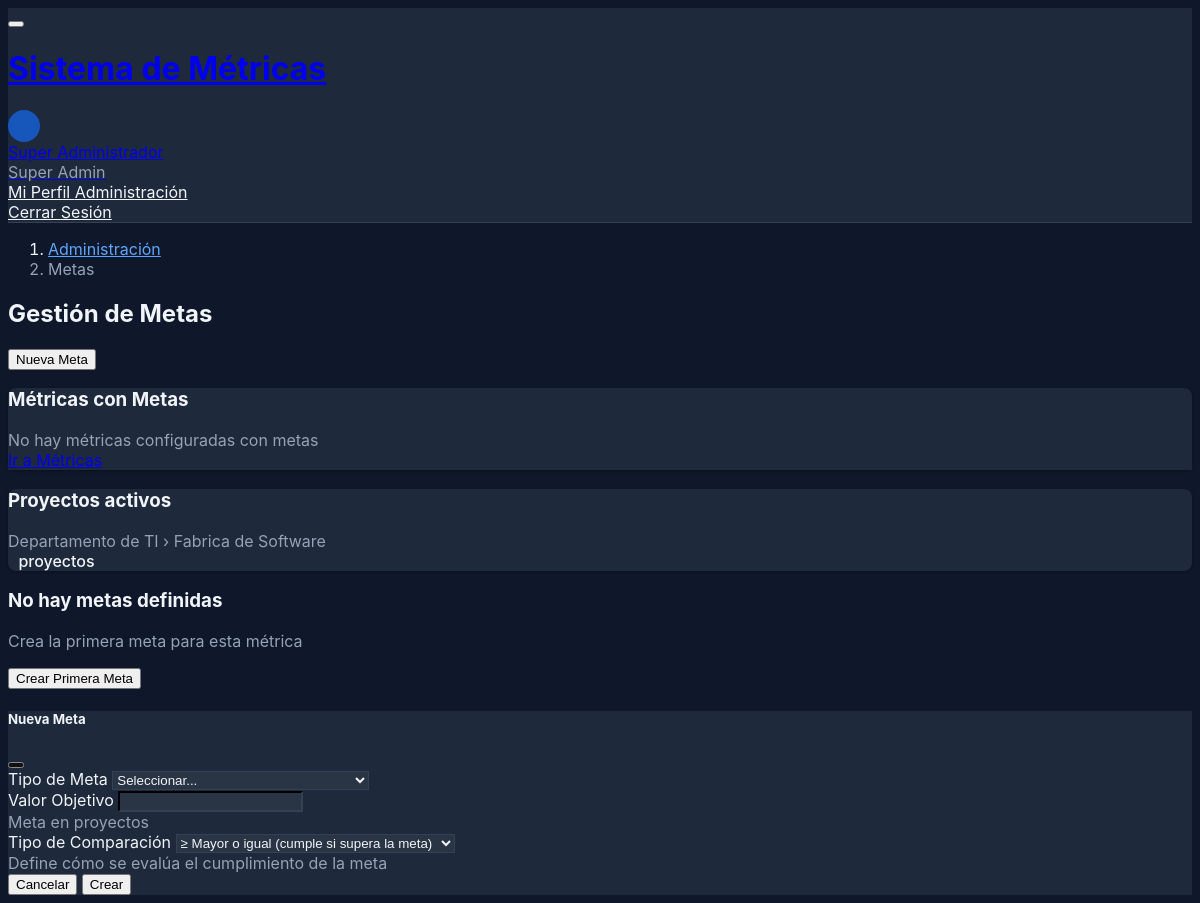
Page /admin/metas.php?metrica=1 (signed in) on the committed database.
### tables this page shows
CREATE TABLE `metricas` (
  `id` int NOT NULL AUTO_INCREMENT,
  `area_id` int NOT NULL,
  `nombre` varchar(100) NOT NULL,
  `slug` varchar(100) NOT NULL,
  `descripcion` text,
  `tiene_meta` tinyint(1) DEFAULT '0',
  `unidad` varchar(50) DEFAULT NULL,
  `tipo_valor` enum('numero','porcentaje','tiempo','decimal') DEFAULT 'numero',
  `icono` varchar(50) DEFAULT 'chart-line',
  `es_calculada` tinyint(1) DEFAULT '0',
  `orden` int DEFAULT '0',
  `activo` tinyint(1) DEFAULT '1',
  `created_at` timestamp NOT NULL DEFAULT CURRENT_TIMESTAMP,
  `updated_at` timestamp NOT NULL DEFAULT CURRENT_TIMESTAMP ON UPDATE CURRENT_TIMESTAMP,
  PRIMARY KEY (`id`),
  UNIQUE KEY `uk_area_slug` (`area_id`,`slug`),
  KEY `idx_area` (`area_id`),
  KEY `idx_activo` (`activo`),
  KEY `idx_es_calculada` (`es_calculada`),
  CONSTRAINT `metricas_ibfk_1` FOREIGN KEY (`area_id`) REFERENCES `areas` (`id`) ON DELETE CASCADE
);

CREATE TABLE `departamentos` (
  `id` int NOT NULL AUTO_INCREMENT,
  `nombre` varchar(100) NOT NULL,
  `descripcion` text,
  `tipo` enum('agencia','corporativo','global') DEFAULT 'corporativo',
  `color` varchar(7) DEFAULT '#3b82f6',
  `icono` varchar(50) DEFAULT 'building',
  `activo` tinyint(1) DEFAULT '1',
  `orden` int DEFAULT '0',
  `created_at` timestamp NOT NULL DEFAULT CURRENT_TIMESTAMP,
  `updated_at` timestamp NOT NULL DEFAULT CURRENT_TIMESTAMP ON UPDATE CURRENT_TIMESTAMP,
  PRIMARY KEY (`id`),
  KEY `idx_activo` (`activo`),
  KEY `idx_orden` (`orden`),
  KEY `idx_tipo` (`tipo`)
);

CREATE TABLE `areas` (
  `id` int NOT NULL AUTO_INCREMENT,
  `departamento_id` int NOT NULL,
  `nombre` varchar(100) NOT NULL,
  `slug` varchar(100) NOT NULL,
  `descripcion` text,
  `color` varchar(7) DEFAULT '#3b82f6',
  `icono` varchar(50) DEFAULT 'chart-bar',
  `activo` tinyint(1) DEFAULT '1',
  `orden` int DEFAULT '0',
  `created_at` timestamp NOT NULL DEFAULT CURRENT_TIMESTAMP,
  `updated_at` timestamp NOT NULL DEFAULT CURRENT_TIMESTAMP ON UPDATE CURRENT_TIMESTAMP,
  PRIMARY KEY (`id`),
  UNIQUE KEY `slug` (`slug`),
  KEY `idx_departamento` (`departamento_id`),
  KEY `idx_activo` (`activo`),
  KEY `idx_slug` (`slug`),
  CONSTRAINT `areas_ibfk_1` FOREIGN KEY (`departamento_id`) REFERENCES `departamentos` (`id`)
);

### includes/functions.php (called while the page is built, shortened)
<?php
if (!function_exists('e')) {
    function e($string) {
        return htmlspecialchars($string, ENT_QUOTES, 'UTF-8');
    }
}
if (!function_exists('baseUrl')) {
    function baseUrl($path = '') {
        return BASE_URL . $path;
    }
}
?>

### src/Models/Model.php (called while the page is built, shortened)
<?php
class Model {
    public function __construct() {
        $this->db = $this->getConnection();
    }
    private function getConnection() {
        static $db = null;
        if ($db === null) {
            $dsn = "mysql:host=" . DB_HOST . ";dbname=" . DB_NAME . ";charset=" . DB_CHARSET;
            $options = [
                PDO::ATTR_ERRMODE => PDO::ERRMODE_EXCEPTION,
                PDO::ATTR_DEFAULT_FETCH_MODE => PDO::FETCH_ASSOC,
                PDO::ATTR_EMULATE_PREPARES => false
            ];
            try {
                $db = new PDO($dsn, DB_USER, DB_PASS, $options);
            } catch (PDOException $e) {
                die('Error de conexión a la base de datos: ' . $e->getMessage());
            }
        }
        return $db;
    }
}

### src/Models/Metrica.php (called while the page is built, shortened)
<?php
class Metrica extends Model {
    protected $table = 'metricas';
    public function findWithRelations($id) {
        $stmt = $this->db->prepare("
            SELECT m.*,
                   a.nombre as area_nombre,
                   a.departamento_id,
                   d.nombre as departamento_nombre
            FROM {$this->table} m
            JOIN areas a ON m.area_id = a.id
            JOIN departamentos d ON a.departamento_id = d.id
            WHERE m.id = ?
        ");
        $stmt->execute([$id]);
        return $stmt->fetch();
    }
}

### public/admin/metas.php (the view, shortened to what this page needs)
<?php
$user = getCurrentUser();
$metaModel = new Meta();
$metricaModel = new Metrica();
$metrica_seleccionada_id = $_GET['metrica'] ?? null;
if ($user['rol'] === 'super_admin') {
    $metricas_con_metas = $metricaModel->query("
        SELECT m.*, a.nombre as area_nombre, a.color as area_color, d.nombre as departamento_nombre
        FROM metricas m
        JOIN areas a ON m.area_id = a.id
        JOIN departamentos d ON a.departamento_id = d.id
        WHERE m.tiene_meta = 1 AND m.activo = 1
        ORDER BY d.nombre, a.nombre, m.nombre
    ")->fetchAll();
}
$metas = [];
$metrica_seleccionada = null;
if ($metrica_seleccionada_id) {
    $metrica_seleccionada = $metricaModel->findWithRelations($metrica_seleccionada_id);
    if ($metrica_seleccionada && PermissionService::canViewArea($user, $metrica_seleccionada['area_id'])) {
        $metas = $metaModel->getByMetrica($metrica_seleccionada_id);
    }
}
$editando = null;
require_once __DIR__ . '/../../views/layouts/header.php';
?>
<div class="page-wrapper">
    <div class="page-body">
        <div class="container-xl">
            <div class="page-header mb-4">
                <div class="row align-items-center">
                    <div class="col">
                        <nav aria-label="breadcrumb">
                            <ol class="breadcrumb">
                                <li class="breadcrumb-item"><a href="<?php echo baseUrl('/admin/index.php'); ?>">Administración</a></li>
                                <li class="breadcrumb-item active">Metas</li>
                            </ol>
                        </nav>
                        <h2 class="page-title">
                            Gestión de Metas
                        </h2>
                    </div>
                    <?php if ($metrica_seleccionada): ?>
                    <div class="col-auto">
                        <button type="button" class="btn btn-primary" data-bs-toggle="modal" data-bs-target="#modalMeta">
                            Nueva Meta
                        </button>
                    </div>
                    <?php endif; ?>
                </div>
            </div>
            <div class="row">
                <div class="col-md-4">
                    <div class="card">
                        <div class="card-header">
                            <h3 class="card-title">Métricas con Metas</h3>
                        </div>
                        <div class="list-group list-group-flush" style="max-height: 600px; overflow-y: auto;">
                            <?php if (empty($metricas_con_metas)): ?>
                                <div class="list-group-item text-muted text-center py-4">
                                    <div>No hay métricas configuradas con metas</div>
                                    <a href="<?php echo baseUrl('/admin/metricas.php'); ?>" class="btn btn-sm btn-primary mt-2">
                                        Ir a Métricas
                                    </a>
                                </div>
                            <?php endif; ?>
                        </div>
                    </div>
                </div>
                <div class="col-md-8">
                    <?php if (!$metrica_seleccionada): ?>
                        <div class="empty text-center py-5">
                            <div class="empty-icon mb-3">
                                <i class="ti ti-target" style="font-size: 4rem; color: #94a3b8;"></i>
                            </div>
                            <h2>Selecciona una métrica</h2>
                            <p class="text-muted">Elige una métrica de la lista para ver y gestionar sus metas</p>
                        </div>
                    <?php else: ?>
                        <div class="card mb-3">
                            <div class="card-body">
                                <div class="row align-items-center">
                                    <div class="col">
                                        <h3 class="mb-2">
                                            <?php echo e($metrica_seleccionada['nombre']); ?>
                                        </h3>
                                        <div class="text-muted mb-2">
                                            <?php echo e($metrica_seleccionada['departamento_nombre']); ?> › <?php echo e($metrica_seleccionada['area_nombre']); ?>
                                        </div>
                                        <span class="badge bg-blue-lt"><?php echo e($metrica_seleccionada['unidad'] ?: 'sin unidad'); ?></span>
                                    </div>
                                </div>
                            </div>
                        </div>
                        <?php if (empty($metas)): ?>
                            <div class="empty text-center py-5">
                                <h3>No hay metas definidas</h3>
                                <p class="text-muted">Crea la primera meta para esta métrica</p>
                                <button type="button" class="btn btn-primary mt-3" data-bs-toggle="modal" data-bs-target="#modalMeta">
                                    Crear Primera Meta
                                </button>
                            </div>
                        <?php endif; ?>
                    <?php endif; ?>
                </div>
            </div>
        </div>
    </div>
</div>
<div class="modal modal-blur fade" id="modalMeta" tabindex="-1">
    <div class="modal-dialog modal-dialog-centered">
        <div class="modal-content">
            <form method="POST">
                <div class="modal-header">
                    <h5 class="modal-title">
                        <?php echo $editando ? 'Editar Meta' : 'Nueva Meta'; ?>
                    </h5>
                    <button type="button" class="btn-close" data-bs-dismiss="modal"></button>
                </div>
                <div class="modal-body">
                    <?php if (!$editando): ?>
                    <div class="mb-3">
                        <label class="form-label required">Tipo de Meta</label>
                        <select name="tipo_meta" id="tipo_meta" class="form-select" required>
                            <option value="">Seleccionar...</option>
                        </select>
                    </div>
                    <?php endif; ?>
                    <div class="mb-3">
                        <label class="form-label required">Valor Objetivo</label>
                        <input type="number" name="valor_objetivo" id="valor_objetivo" class="form-control"
                               step="0.01" value="<?php echo $editando['valor_objetivo'] ?? ''; ?>" required>
                        <div class="form-hint" id="valorHint">
                            <?php if ($metrica_seleccionada): ?>
                                Meta en <?php echo e($metrica_seleccionada['unidad'] ?: 'unidades'); ?>
                            <?php endif; ?>
                        </div>
                    </div>
                    <div class="mb-3">
                        <label class="form-label required">Tipo de Comparación</label>
                        <select name="tipo_comparacion" class="form-select" required>
                            <option value="mayor_igual" <?php echo ($editando && $editando['tipo_comparacion'] === 'mayor_igual') ? 'selected' : ''; ?>>
                                ≥ Mayor o igual (cumple si supera la meta)
                            </option>
                        </select>
                        <div class="form-hint">
                            Define cómo se evalúa el cumplimiento de la meta
                        </div>
                    </div>
                </div>
                <div class="modal-footer">
                    <button type="button" class="btn" data-bs-dismiss="modal">Cancelar</button>
                    <button type="submit" class="btn btn-primary">
                        <?php echo $editando ? 'Actualizar' : 'Crear'; ?>
                    </button>
                </div>
            </form>
        </div>
    </div>
</div>
<?php require_once __DIR__ . '/../../views/layouts/footer.php'; ?>

### public/assets/css/custom.css (style rules this page uses)
:root[data-bs-theme="dark"] { --primary-color: #60a5fa; --success-color: #34d399; --warning-color: #fbbf24; --danger-color: #f87171; --info-color: #60a5fa; --bg-body: #0f172a; --bg-surface: #1e293b; --text-primary: #f1f5f9; --text-secondary: #94a3b8; --border-color: #334155; }
body { font-family: -apple-system, BlinkMacSystemFont, "Segoe UI", Roboto, "Helvetica Neue", Arial, sans-serif; background-color: var(--bg-body); color: var(--text-primary); }
.page-wrapper { background-color: var(--bg-body); }
.card { border-radius: 8px; box-shadow: 0 1px 3px rgba(0, 0, 0, 0.1); transition: box-shadow 0.2s, background-color 0.2s; background-color: var(--bg-surface); border-color: var(--border-color); }
.card-header { background-color: transparent; border-bottom-color: var(--border-color); }
[data-bs-theme="dark"] .card { box-shadow: 0 1px 3px rgba(0, 0, 0, 0.3); }
.badge { font-weight: 500; padding: 0.35em 0.65em; }
.list-group-item { background-color: var(--bg-surface); border-color: var(--border-color); color: var(--text-primary); }
.form-control { background-color: var(--bg-surface); border-color: var(--border-color); color: var(--text-primary); }
.form-label { color: var(--text-primary); }
.text-muted { color: var(--text-secondary) !important; }
* { transition: background-color 0.2s ease, color 0.2s ease, border-color 0.2s ease; }
.card, .btn, .form-control, .list-group-item-action { transition: all 0.2s ease; }
[data-bs-theme="dark"] .modal-content { background-color: var(--bg-surface) !important; color: var(--text-primary) !important; border-color: var(--border-color) !important; }
[data-bs-theme="dark"] .modal-header { background-color: var(--bg-surface) !important; border-color: var(--border-color) !important; color: var(--text-primary) !important; }
[data-bs-theme="dark"] .modal-body { background-color: var(--bg-surface) !important; color: var(--text-primary) !important; }
[data-bs-theme="dark"] .modal-footer { background-color: var(--bg-surface) !important; border-color: var(--border-color) !important; }
[data-bs-theme="dark"] .modal-header .btn-close { filter: invert(1); }
[data-bs-theme="dark"] .form-control, [data-bs-theme="dark"] .form-select { background-color: rgba(255, 255, 255, 0.05); border-color: var(--border-color); color: var(--text-primary); }
[data-bs-theme="dark"] .form-control::placeholder { color: var(--text-secondary); }
[data-bs-theme="dark"] .breadcrumb-item a { color: var(--primary-color); }
[data-bs-theme="dark"] .breadcrumb-item.active { color: var(--text-secondary); }
[data-bs-theme="dark"] .empty { color: var(--text-primary); }
[data-bs-theme="dark"] .modal-title { color: var(--text-primary); }
[data-bs-theme="dark"] .form-label { color: var(--text-primary); }
[data-bs-theme="dark"] .form-hint { color: var(--text-secondary); }
[data-bs-theme="dark"] .page-title { color: var(--text-primary); }
[data-bs-theme="dark"] .form-select option { background-color: var(--bg-surface); color: var(--text-primary); }

### rows in the picture
metricas: nombre "Proyectos activos", departamentos.nombre "Departamento de TI", area.nombre "Fabrica de Software", unidad "proyectos"

### other values in the picture
$user['nombre'] "Super Administrador"
$roles[$user['rol']] "Super Admin"
